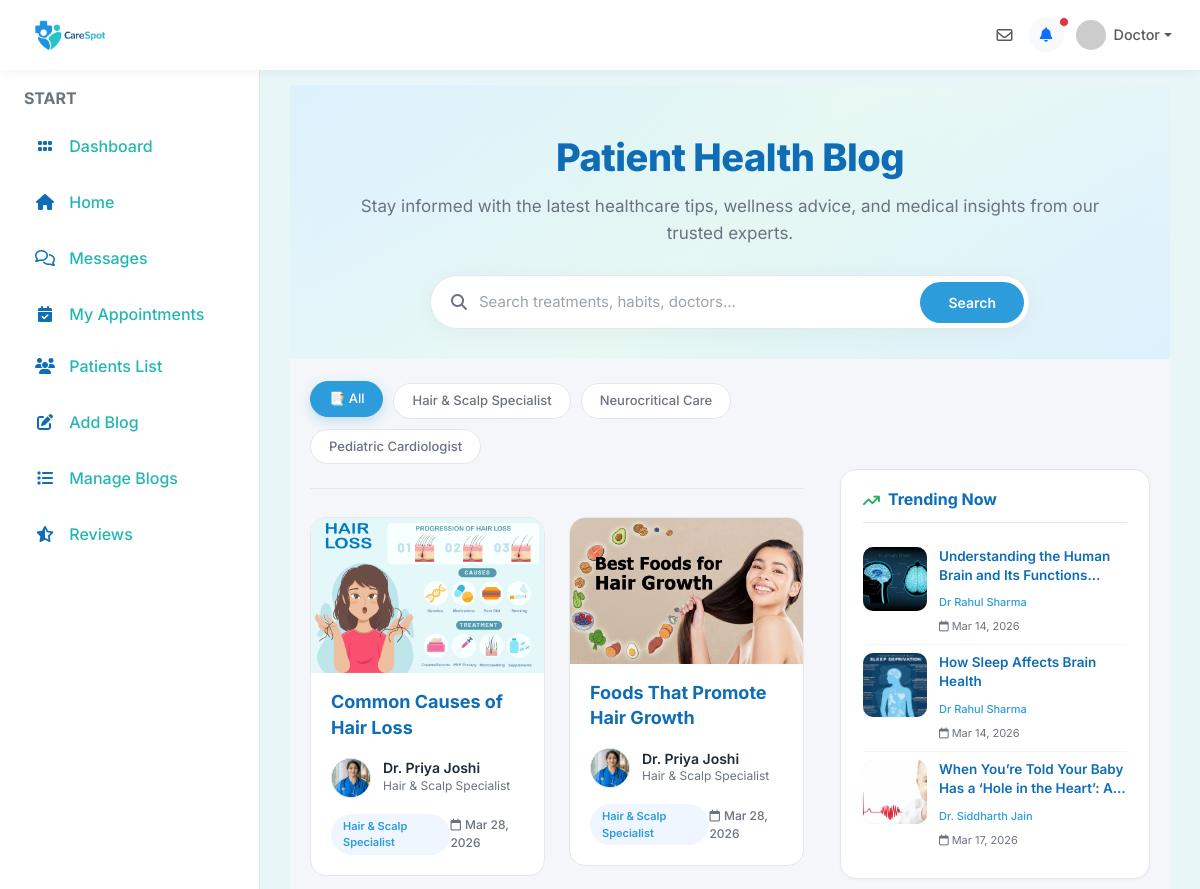
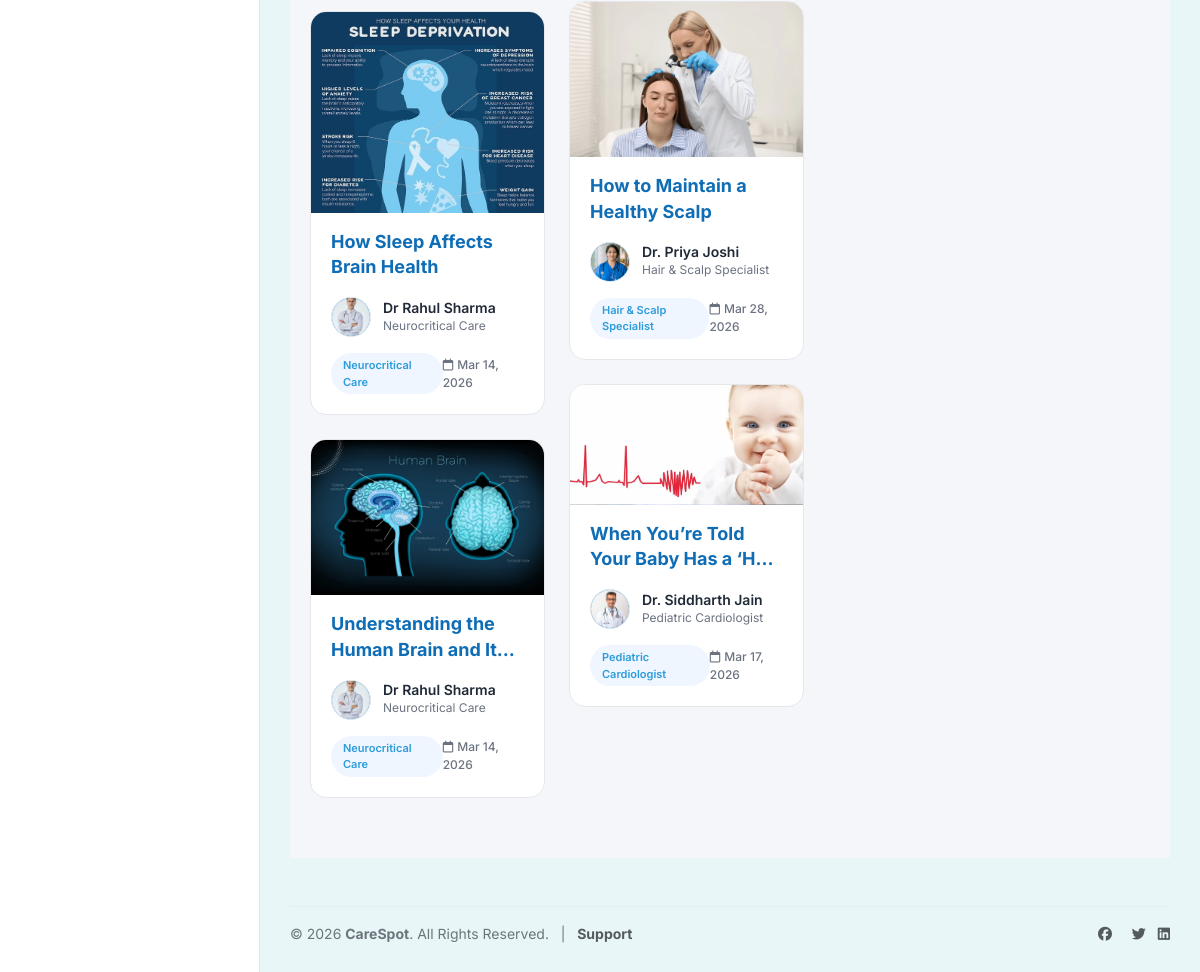
Page /patientBlogs/ on the committed database (2 pictures, top to bottom).
### user/models.py (models this page shows, shortened)
class tblSubcategory(models.Model):
    subcategoryID=models.AutoField(primary_key=True)
    subcategoryName=models.TextField(max_length=50)
    CategoryID=models.ForeignKey(tblCategory,on_delete=models.CASCADE)

class tblDoctorPost(models.Model):
    doctorPostID=models.AutoField(primary_key=True)
    doctorID=models.ForeignKey(tblDoctor,on_delete=models.CASCADE)
    title=models.TextField(max_length=100)
    description=models.TextField(max_length=500)
    thumbnail=models.ImageField(upload_to='images/')
    createDT=models.DateTimeField(auto_now_add=True)

class tblDoctor(models.Model):
    doctorID=models.AutoField(primary_key=True)
    userID=models.ForeignKey(tblUser,on_delete=models.CASCADE)
    displayName=models.TextField(max_length=50)
    displayContact=models.TextField(max_length=15)
    bio=models.TextField(max_length=500)
    subcategoryID=models.ForeignKey(tblSubcategory,on_delete=models.CASCADE)
    displayAddress=models.TextField(max_length=100)
    yearOfExperience=models.IntegerField()
    licenseNo=models.TextField(max_length=50)
    documents=models.FileField(upload_to='doctor_documents/')
    mode=models.IntegerField(default=1)
    consultationFees=models.DecimalField(max_digits=10, decimal_places=2, default=10.00)
    approval_status = models.CharField(max_length=20, default='pending', choices=[('pending', 'Pending'), ('approved', 'Approved'), ('rejected', 'Rejected')])

class tblUser(models.Model):
    userID=models.AutoField(primary_key=True)
    userName=models.TextField(max_length=50)
    password=models.TextField(max_length=10)
    registrationDT=models.DateTimeField(auto_now_add=True)
    profilePic=models.ImageField(upload_to='images/')
    email=models.TextField(max_length=100)
    mobileNumber=models.TextField(max_length=15)
    cityID=models.ForeignKey(tblCity,on_delete=models.CASCADE)
    IsDoctor=models.BooleanField(default=False)
    last_seen=models.DateTimeField(null=True, blank=True)

### user/views.py (the view)
# urls.py: path('patientBlogs/',views.patientBlogs , name='patientBlogs'),
def patientBlogs(request):
    user_id = request.session.get('user_id')
    is_following_anyone = False
    user = None
    c = None
    is_patient = False
    if user_id:
        user = tblUser.objects.filter(userID=user_id).first()
        if user:
            c = tblClient.objects.filter(userID=user.userID).first()
            if c:
                is_patient = True
    if is_patient:
        followed = tblFollow.objects.filter(userID=user).values_list('doctorID', flat=True)
        if followed.exists():
            is_following_anyone = True
            blogs = tblDoctorPost.objects.filter(doctorID__in=followed).order_by('?')
        else:
            is_following_anyone = False
            blogs = tblDoctorPost.objects.none()
    else:
        blogs = tblDoctorPost.objects.all().order_by('?')
    all_blog_categories = tblDoctorPost.objects.exclude(
        doctorID__subcategoryID__isnull=True
    ).values_list(
        'doctorID__subcategoryID__subcategoryName', flat=True
    ).distinct().order_by('doctorID__subcategoryID__subcategoryName')
    dynamic_tags = [cat for cat in all_blog_categories if cat]
    search_query = request.GET.get('search', '').strip()
    category_filter = request.GET.get('category', '').strip()
    if search_query:
        blogs = blogs.filter(
            models.Q(title__icontains=search_query) |
            models.Q(description__icontains=search_query) |
            models.Q(doctorID__subcategoryID__subcategoryName__icontains=search_query)
        )
    if category_filter:
        blogs = blogs.filter(
            doctorID__subcategoryID__subcategoryName=category_filter
        )
    trending_blogs = tblDoctorPost.objects.annotate(
        comment_count=models.Count('tblcomments', distinct=True),
        review_count=models.Count('doctorID__tblreview', distinct=True)
    ).order_by('-comment_count', '-review_count')[:3]
    c = None
    is_patient = False
    if user:
        c = tblClient.objects.filter(userID=user.userID).first()
        if c:
            is_patient = True
    if is_patient:
        base_template = 'patient_base.html'
    else:
        base_template = 'base.html'
    data = {
        'blogs': blogs,
        'trending_blogs': trending_blogs,
        'is_following_anyone': is_following_anyone,
        'recent_posts': tblDoctorPost.objects.all().order_by('-createDT')[:5],
        'user': user,
        'client': c,
        'base_template': base_template,
        'is_patient': is_patient,
        'search_query': search_query,
        'dynamic_tags': dynamic_tags,
        'category_filter': category_filter,
    }
    return render(request, 'patient_blogs.html', data)

### user/templates/patient_blogs.html (shortened to what this page needs)
{% extends base_template %}
{% block content %}
<div class="blog-page-wrapper">
  <div class="blog-hero-section">
    <div class="blog-hero-inner">
      <h1>Patient Health Blog</h1>
      <p>Stay informed with the latest healthcare tips, wellness advice, and medical insights from our trusted experts.</p>
      <form method="GET">
        <div class="blog-search-bar">
          <i class="fa-solid fa-magnifying-glass search-icon"></i>
          <input id="autocomplete-input" name="search" type="text" placeholder="Search treatments, habits, doctors..." value="{{ search_query|default_if_none:'' }}" />
          <button type="submit">Search</button>
        </div>
      </form>
    </div>
  </div>
  <div class="blog-page-layout">
    <div class="blog-content-main" id="dynamic-content">
      <div class="blog-categories">
        <a href="?" class="blog-cat-pill {% if not category_filter and not search_query %}active{% endif %}">📑 All</a>
        {% for tag in dynamic_tags %}
          <a href="?category={{ tag|urlencode }}" class="blog-cat-pill {% if category_filter == tag %}active{% endif %}">{{ tag }}</a>
        {% endfor %}
      </div>
      {% if blogs %}
        <div class="masonry-grid">
          {% for blog in blogs %}
          <a href="{% url 'doctorPostDetails' blog.doctorPostID %}" class="masonry-card">
            <div class="masonry-card-img-container">
              {% if blog.thumbnail %}
                <img class="masonry-card-img" src="{{ blog.thumbnail.url }}" alt="{{ blog.title }}" onerror="this.src='https://images.unsplash.com/photo-1576091160399-112ba8d25d1d?w=800&auto=format&fit=crop&q=60';" />
              {% else %}
                <img class="masonry-card-img" src="https://images.unsplash.com/photo-1576091160399-112ba8d25d1d?w=800&auto=format&fit=crop&q=60" alt="Healthcare" />
              {% endif %}
            </div>
            <div class="masonry-card-content">
              <div class="masonry-card-topic">
                <h3>{{ blog.title }}</h3>
              </div>
              <div class="masonry-card-doctor">
                {% if blog.doctorID.userID.profilePic %}
                  <img class="masonry-card-doctor-avatar" src="{{ blog.doctorID.userID.profilePic.url }}" alt="{{ blog.doctorID.displayName }}" onerror="this.style.display='none';this.nextElementSibling.style.display='flex';" />
                {% else %}
                  <div class="masonry-card-doctor-avatar-placeholder">{{ blog.doctorID.displayName|make_list|first|upper }}</div>
                {% endif %}
                <div>
                  <div class="masonry-card-doctor-name">{{ blog.doctorID.displayName }}</div>
                  {% if blog.doctorID.subcategoryID %}
                    <div class="masonry-card-doctor-spec">{{ blog.doctorID.subcategoryID.subcategoryName }}</div>
                  {% endif %}
                </div>
              </div>
              <div class="masonry-card-footer">
                {% if blog.doctorID.subcategoryID %}
                  <span class="masonry-card-badge">{{ blog.doctorID.subcategoryID.subcategoryName }}</span>
                {% endif %}
                <span class="card-date"><i class="fa-regular fa-calendar" style="margin-right:4px;"></i>{{ blog.createDT|date:"M d, Y" }}</span>
              </div>
            </div>
          </a>
          {% endfor %}
        </div>
      {% endif %}
    </div>
    <aside class="blog-content-sidebar">
      <div class="blog-widget" style="margin-top: 110px;">
        <h3 class="blog-widget-title"><i class="fa-solid fa-arrow-trend-up" style="color: var(--blog-secondary);"></i> Trending Now</h3>
        <div>
          {% for blog in trending_blogs|slice:":4" %}
          <a href="{% url 'doctorPostDetails' blog.doctorPostID %}" class="trending-item">
            {% if blog.thumbnail %}
              <img src="{{ blog.thumbnail.url }}" class="trending-item-img" alt="{{ blog.title }}" onerror="this.src='https://images.unsplash.com/photo-1576091160399-112ba8d25d1d?w=200&auto=format&fit=crop&q=60';" />
            {% else %}
              <img src="https://images.unsplash.com/photo-1576091160399-112ba8d25d1d?w=200&auto=format&fit=crop&q=60" class="trending-item-img" alt="{{ blog.title }}" />
            {% endif %}
            <div class="trending-item-info">
              <h4>{{ blog.title }}</h4>
              <span class="trending-doctor">{{ blog.doctorID.displayName }}</span>
              <br />
              <span class="trending-date"><i class="fa-regular fa-calendar" style="margin-right:3px;"></i>{{ blog.createDT|date:"M d, Y" }}</span>
            </div>
          </a>
          {% empty %}
            <p style="color: var(--blog-muted); font-size: 13px; margin: 0;">No trending posts found.</p>
          {% endfor %}
        </div>
      </div>
    </aside>
  </div>
</div>
{% endblock %}

### user/static/css/carespot-theme.css (style rules this page uses)
:root { --primary-color: #0F6DB6; --primary-dark: #0A5FA1; --secondary-color: #23B6B3; --accent-color: #3ED1C8; --background-color: #F4FAFB; --card-color: #FFFFFF; --text-color: #1E2A38; }
body { background-color: var(--background-color) !important; color: var(--text-color) !important; }
h1, h2, h3, h4, h5, h6, .h1, .h2, .h3, .h4, .h5, .h6 { color: #0F6DB6 !important; }
a { color: var(--primary-color); }

### user/templates/base.html (style rules this page uses)
:root { --bg-light: var(--background-color, #F4FAFB); --sidebar-width: 260px; }
body { font-family: 'Inter', sans-serif; background-color: var(--bg-light); overflow-x: hidden; }

### rows in the picture
tblSubcategory: subcategoryName "Hair & Scalp Specialist"
tblSubcategory: subcategoryName "Neurocritical Care"
tblSubcategory: subcategoryName "Pediatric Cardiologist"
tblDoctorPost: thumbnail (picture), title "Common Causes of Hair Loss", doctorID.userID.profilePic (picture), doctorID.displayName "Dr. Priya Joshi", doctorID.subcategoryID.subcategoryName "Hair & Scalp Specialist", createDT "Mar 28, 2026"
tblDoctorPost: thumbnail (picture), title "How Sleep Affects Brain Health", doctorID.userID.profilePic (picture), doctorID.displayName "Dr Rahul Sharma", doctorID.subcategoryID.subcategoryName "Neurocritical Care", createDT "Mar 14, 2026"
tblDoctorPost: thumbnail (picture), title "Understanding the Human Brain and…", doctorID.userID.profilePic (picture), doctorID.displayName "Dr Rahul Sharma", doctorID.subcategoryID.subcategoryName "Neurocritical Care", createDT "Mar 14, 2026", title "Understanding the Human Brain and Its…"
tblDoctorPost: thumbnail (picture), title "Foods That Promote Hair Growth", doctorID.userID.profilePic (picture), doctorID.displayName "Dr. Priya Joshi", doctorID.subcategoryID.subcategoryName "Hair & Scalp Specialist", createDT "Mar 28, 2026"
tblDoctorPost: thumbnail (picture), title "How to Maintain a Healthy Scalp", doctorID.userID.profilePic (picture), doctorID.displayName "Dr. Priya Joshi", doctorID.subcategoryID.subcategoryName "Hair & Scalp Specialist", createDT "Mar 28, 2026"
tblDoctorPost: thumbnail (picture), title "When You’re Told Your Baby Has a…", doctorID.userID.profilePic (picture), doctorID.displayName "Dr. Siddharth Jain", doctorID.subcategoryID.subcategoryName "Pediatric Cardiologist", createDT "Mar 17, 2026", title "When You’re Told Your Baby Has a ‘Hole in the Heart’:…"

### other values in the picture
{{ request.session.displayName|default:"Doctor" }} "Doctor"
